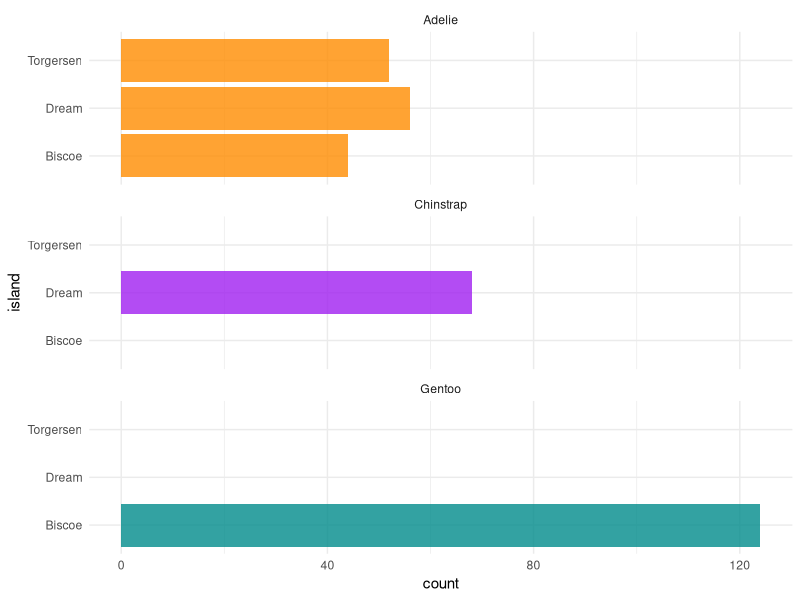
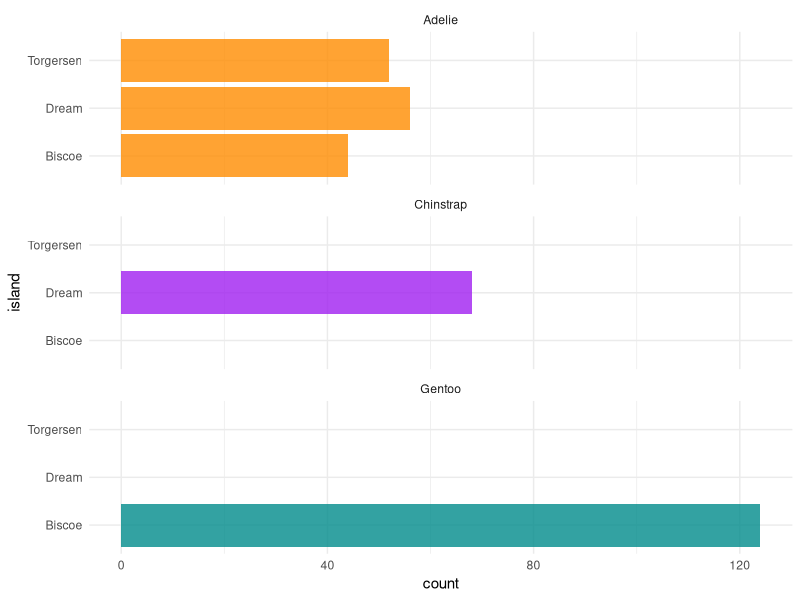

Here is the R script that generated these plots, in order:
## ---- chunk 1
knitr::opts_chunk$set(echo = TRUE)

library(tidyverse)
library(palmerpenguins)
## ---- chunk 2
ggplot(penguins, aes(x = island, fill = species)) +
  geom_bar(alpha = 0.8) +
  scale_fill_manual(values = c("darkorange","purple","cyan4"),
                    guide = FALSE) +
  theme_minimal() +
  facet_wrap(~species, ncol = 1) +
  coord_flip()
## ---- chunk 3

# This needs to be about the random data tha tI sasmpled?
ggplot(penguins, aes(x = island, fill = species)) +
  geom_bar(alpha = 0.8) +
  scale_fill_manual(values = c("darkorange","purple","cyan4"),
                    guide = FALSE) +
  theme_minimal() +
  facet_wrap(~species, ncol = 1) +
  coord_flip()
